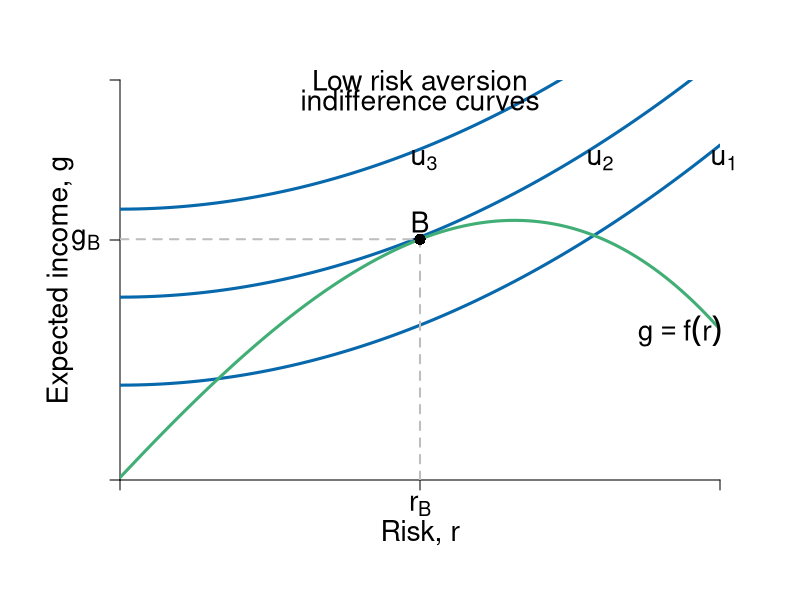

Source code (R):
#Graph Designer: Simon Halliday & Riley Boeth '17
#Authors: Bowles, Foley and Halliday
#Title: Coordination, Conflict and Competition: A Text in Microeconomics

library(shape)
require(shape)
pdf(file = "capitalism/risks_feasible_low.pdf", width = 10, height = 8)


#Set parameters for graphics
axislabelsize <- 1.7
labelsize <- 1.7
graphlinewidth <- 3
segmentlinewidth <- 2

COL <- c("#7fc97f", "#beaed4", "#fdc086", "#ffff99", "#386cb0", "#f0027f", "#bf5b17", "#666666")
COLA <- c("#e0f3db", "#99d8c9","#66c2a4","#41ae76", "#238b45", "#005824")
COLB <- c("#c6dbef", "#4eb3d3", "#2b8cbe", "#0868ac","#084081")
COLC <- c("#fcfbfd", "#efedf5", "#dadaeb", "#bcbddc", "#9e9ac8", "#807dba", "#6a51a3", "#54278f", "#3f007d")

#Edited the margins to cater for the larger LHS labels
par(mar =  c(6, 6, 4, 4))

#Indifference curves of a risk-averse homo economicus (1st graph out of the two for 4.7)

indiffA1 <- function(x, uA = 5, rmax=  .7, xmax = 15) {
  uA + (1/2)*(rmax/xmax)*(x^2)
}

#rmax*x
#indiffA <- function(x, ua=2) {
#  ua + (1/12)*(x)^2
#}

#Average wealth function 

avgwealth <- function(x,y){
  (1.08)*((-1/35)*(((-((.9)*x-36))^2))+36.8+((-1/10)*(x-4)+(-1/1000)*((x-3)^3)))
}

#Add limits on axes and levels of utility for each indifference curve
ylims <- c(0, 35)
xlims <- c(0, 30)

npts <- 501 
x <- seq(xlims[1], xlims[2], length.out = npts)
y <- seq(ylims[1], ylims[2], length.out = npts) 

plot(0, 0, xlim = xlims, ylim = ylims, type = "n",
     xlab = expression(paste("")),
     ylab = expression(paste("")), 
     xaxt = "n", 
     yaxt = "n", 
     cex.lab = axislabelsize, 
     bty = "n", 
     xaxs="i", 
     yaxs="i"
)

#x and y limits with plain axes without ticks/numbers to match previous graph

ticksx <- c(0, 15, xlims[2])
xlabels <- c(NA, expression(paste(r[B])), NA)
ticksy <- c(0, 21, ylims[2])
ylabels <- c(NA, expression(paste(g[B])), NA)



axis(1, at = ticksx,  pos = 0, labels = xlabels, cex.axis = axislabelsize)
axis(2, at = ticksy,  pos = 0, labels = ylabels, las = 1, cex.axis = axislabelsize)

npts <- 500 
xx1 <- seq(xlims[1], xlims[2], length.out = npts)
xx2 <- seq(0, xlims[2], length.out = npts)
xx3 <- seq(xlims[1], 0, length.out = npts)
xx4 <- seq(-11, 0, length.out = npts)


lines(xx1, indiffA1(xx1, uA= 8.3), col = COLB[4], lwd = graphlinewidth)
lines(xx1, indiffA1(xx1, uA = 16), col = COLB[4], lwd = graphlinewidth)
lines(xx1, indiffA1(xx1, uA = 23.7), col = COLB[4], lwd = graphlinewidth)
lines(xx1, avgwealth(xx1), col = COLA[4], lwd = graphlinewidth)


#Axis labels and draw linear utility function
mtext(expression(paste("Risk, ", r)), side = 1, line = 2.5, cex = axislabelsize)
text(-3, 0.5*ylims[2], expression(paste("Expected income, ", g)), xpd = TRUE, cex = axislabelsize, srt = 90) 


text(29-1, avgwealth(29)-2, expression(paste(g == f(r))), xpd = TRUE, cex = labelsize)

#Label various points on line

# text(2, avgwealth(2)+1.2, expression(paste("a")), cex = labelsize)
# text(5, avgwealth(5)+1.2, expression(paste("b")), cex = labelsize)
# points(5, avgwealth(5), pch = 16, col = "black", cex = 1.5)
# points(2, avgwealth(2), pch = 16, col = "black", cex = 1.5)
# 
# segments(25, 0, 25, avgwealth(25), lty = 2, col = "gray", lwd = segmentlinewidth)
# points(25, avgwealth(25), pch = 16, col = "black", cex = 1.5)
# 
# text(23.63, avgwealth(23.63)+1.1, expression(paste("c")), cex = labelsize)
# points(23.63, avgwealth(23.63), pch = 16, col = "black", cex = 1.5)
# 
# text(20, avgwealth(20)+1, expression(paste(omega[max])), cex = labelsize)
# segments(20, 0, 20, avgwealth(20), lty = 2, col = "gray", lwd = segmentlinewidth)
# points(20, avgwealth(20), pch = 16, col = "black", cex = 1.5)
# 
text(15, avgwealth(15)+1.5, expression(paste(B)), cex = labelsize)
segments(15, 0, 15, avgwealth(15), lty = 2, col = "gray", lwd = segmentlinewidth)
segments(0, avgwealth(15), 15, avgwealth(15), lty = 2, col = "gray", lwd = segmentlinewidth)
points(15, avgwealth(15), pch = 16, col = "black", cex = 1.5)

# segments(12, 0, 12, avgwealth(12), lty = 2, col = "gray", lwd = segmentlinewidth)
# points(12, avgwealth(12), pch = 16, col = "black", cex = 1.5)

#Label relevant points on axes

#text(8, -.9, expression(paste(Delta[e],"`")),  xpd = TRUE,  cex = labelsize)
#text(12, -.9, expression(paste(Delta[Rawls])), xpd = TRUE, cex = labelsize)
#text(15, -.9, expression(paste(Delta[e])),  xpd = TRUE,  cex = labelsize)
#text(20, -.9, expression(paste(Delta[max])),  xpd = TRUE,  cex = labelsize)
#text(25, -.9, expression(paste(Delta[Wealthiest], " "[Rich])),  xpd = TRUE,  cex = labelsize)


#Add arrow beside y axis and points on axis

# arrows(-1, avgwealth(21) + 10, -1, avgwealth(20) - 1, col = "black", code = 3, arr.type = "simple", lty = 1, xpd = TRUE, length = 0.1, angle = 40, lwd = 3)
# arrows(-1, avgwealth(21) - 12.5, -1, avgwealth(20) - 2.5, col = "black", code = 3, arr.type = "simple", lty = 1, xpd = TRUE, length = 0.1, angle = 40, lwd = 3)

#points(0, avgwealth(23)+12, pch = 16, col = "black", cex = 1.5, xpd = TRUE)
#points(0, avgwealth(23), pch = 16, col = "black", cex = 1.5,xpd = TRUE)
#points(0, avgwealth(23)-12, pch = 16, col = "black", cex = 1.5,xpd = TRUE)

#label the three indifference curves

text(15.2, 28, expression(paste(u[3])), xpd = TRUE, cex = labelsize)
text(24, 28, expression(paste(u[2])),  xpd = TRUE, cex = labelsize)
text(30.2, 28, expression(paste(u[1])),  xpd = TRUE, cex = labelsize)

#Label average wealth curve and indifference curves generally

# text(34, avgwealth(30)+1.5, expression(paste("Average Wealth")), xpd = TRUE, cex = labelsize)
# text(34, avgwealth(30), expression(paste("Function")), xpd = TRUE, cex = labelsize)
# text(34, avgwealth(30)-1.5, expression(paste(omega, " = (",Delta,") g")), xpd = TRUE, cex = labelsize)

#text(17, 38.5, expression(paste("Inequality Averse")), xpd = TRUE, cex = labelsize)
text(15, 35, expression(paste("Low risk aversion")), xpd = TRUE, cex = labelsize)
text(15, 33.2, expression(paste("indifference curves")), xpd = TRUE, cex = labelsize)


dev.off()
